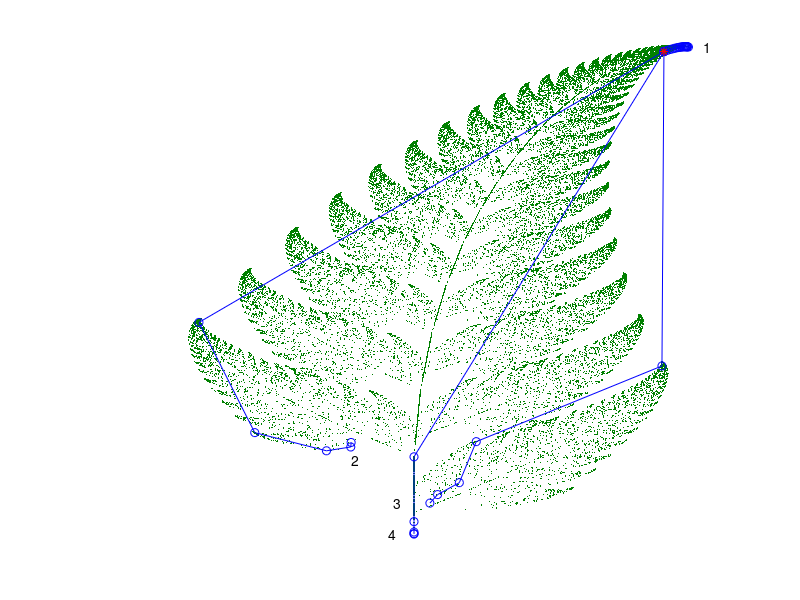

Source code (MATLAB):
function ferntrajs
% FERNTRAJS.  Fern trajectories.

x0 = [-1 5]';
n = 30000;
markersize = 1;

x = [.5; .5];
xs = zeros(2,n);
xs(:,1) = x;
p  = [ .85  .92  .99  1.00];
A1 = [ .85  .04; -.04  .85];  b1 = [0; 1.6];
A2 = [ .20 -.26;  .23  .22];  b2 = [0; 1.6];
A3 = [-.15  .28;  .26  .24];  b3 = [0; .44];
A4 = [  0    0 ;   0   .16];
for j = 2:n
   r = rand;
   if r < p(1)
      x = A1*x + b1;
   elseif r < p(2)
      x = A2*x + b2;
   elseif r < p(3)
      x = A3*x + b3;
   else
      x = A4*x;
   end
   xs(:,j) = x;
end

shg
set(gcf,'color','white')
darkgreen = [0 .5 0];
plot(xs(1,:),xs(2,:),'.','markersize',markersize,'color',darkgreen);
axis([-3 3 0 10])
axis off

x0 = x;
hold on
I = eye(2,2);
for k = 1:4
   if k == 1, n = 20; else, n = 5; end
   x = x0;
   xs = zeros(2,n);
   xs(:,1) = x;
   for j = 2:n
      switch k
         case 1
            x = A1*x + b1;
         case 2
            x = A2*x + b2;
         case 3
            x = A3*x + b3;
         case 4
            x = A4*x;
      end
      xs(:,j) = x;
   end
   switch k
      case 1
         z = (I - A1)\b1;
         dz = [.15; 0];
      case 2
         z = (I - A2)\b2;
         dz = [0; -.35];
      case 3
         z = (I - A3)\b3;
         dz = [-.35; 0];
      case 4
         z = [0; 0];
         dz = [-.25; 0];
   end
   xs(:,n+1) = z;
   plot(xs(1,:),xs(2,:),'b-o')
   z = z + dz;
   text(z(1),z(2),num2str(k))
end
plot(x0(1),x0(2),'r*')
hold off
